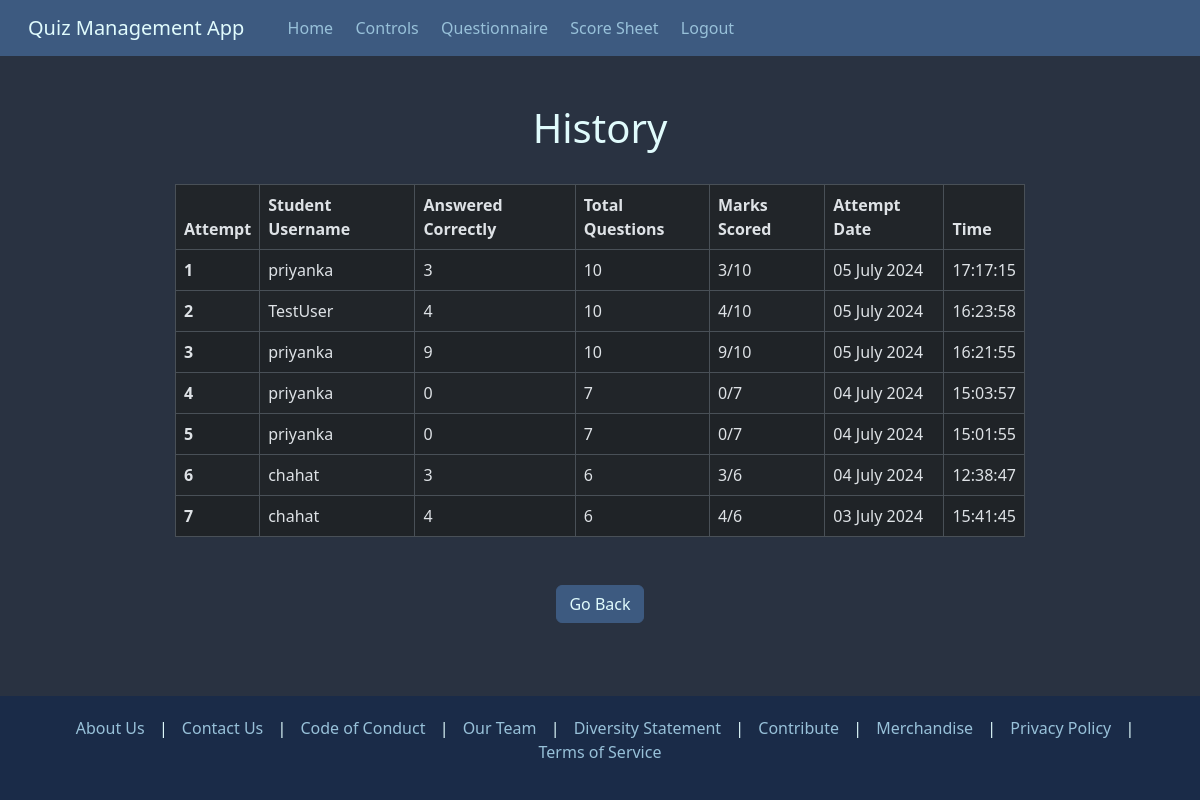
/management/results/ (signed in), run on the app's committed database.
### quiz/models.py (models this page shows, shortened)
class Mark(models.Model):
    total = models.IntegerField(blank=False)
    got = models.IntegerField(blank=False, default=0)
    user = models.ForeignKey(to=User, on_delete=models.SET_NULL, null=True)
    attempt_date = models.DateTimeField(default = timezone.now)

### management/views.py (the view)
# urls.py: path("results/", views.Results.as_view(), name="results"),
@method_decorator(staff_member_required, name="dispatch")
class Results(View):
    def get(self, request):
        results = Mark.objects.all().order_by('-attempt_date')[:7] #render first 7 results
        return render(request, template_name="management/results.html", context={"results": results})

### management/templates/management/results.html (shortened to what this page needs)
{% extends 'base.html' %}
{% block body %}
<div class="container mt-5 mb-5">
  <div class="row">
    <h1 class="text-center">History</h1>
  </div>
  <br>
  <div class="row justify-content-center">
    <div class="table-container">
      <table class="table table-striped table-hover table-bordered" style="width: 850px; margin: 0 auto;">
        <thead>
          <tr>
            <th scope="col">Attempt</th>
            <th scope="col">Student Username</th>
            <th scope="col">Answered Correctly</th>
            <th scope="col">Total Questions</th>
            <th scope="col">Marks Scored</th>
            <th scope="col">Attempt Date</th>
            <th scope="col">Time</th>
          </tr>
        </thead>
        <tbody>
          {% for result in results %}
          <tr>
            <th scope="row">{{ forloop.counter }}</th>
            <td>{{ result.user.username }}</td>
            <td>{{ result.got }}</td>
            <td>{{ result.total }}</td>
            <td>{{ result.got }}/{{ result.total }}</td>
            <td>{{ result.attempt_date|date:"d F Y" }}</td>
            <td>{{ result.attempt_date|date:"H:i:s" }}</td>
          </tr>
          {% endfor %}
        </tbody>
      </table>
    </div>
  </div>
</div><center><a type="submit" class="btn btn-custom mb-3" href="{% url 'controls' %}">Go Back</a></center>
{% endblock %}

### data on the page
Mark: user.username "priyanka", got "3", total "10", attempt_date "05 July 2024", attempt_date "17:17:15"
Mark: user.username "TestUser", got "4", total "10", attempt_date "05 July 2024", attempt_date "16:23:58"
Mark: user.username "priyanka", got "9", total "10", attempt_date "05 July 2024", attempt_date "16:21:55"
Mark: user.username "priyanka", got "0", total "7", attempt_date "04 July 2024", attempt_date "15:03:57"
Mark: user.username "priyanka", got "0", total "7", attempt_date "04 July 2024", attempt_date "15:01:55"
Mark: user.username "chahat", got "3", total "6", attempt_date "04 July 2024", attempt_date "12:38:47"
Mark: user.username "chahat", got "4", total "6", attempt_date "03 July 2024", attempt_date "15:41:45"
